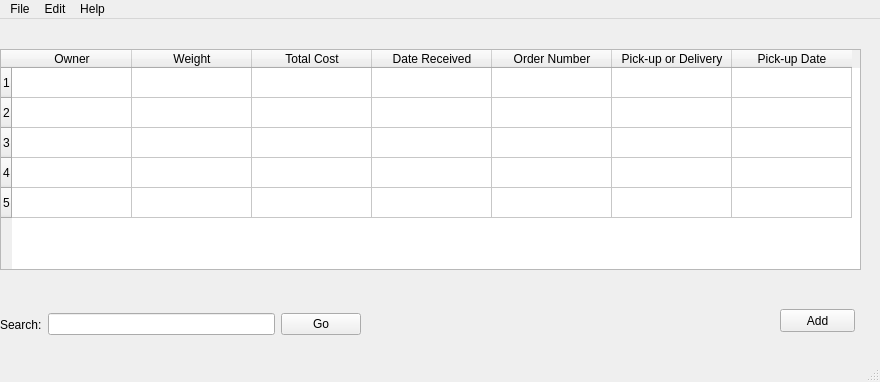
<?xml version="1.0" encoding="UTF-8"?>
<ui version="4.0">
 <class>MainWindow</class>
 <widget class="QMainWindow" name="MainWindow">
  <property name="geometry">
   <rect>
    <x>0</x>
    <y>0</y>
    <width>880</width>
    <height>382</height>
   </rect>
  </property>
  <property name="windowTitle">
   <string>MainWindow</string>
  </property>
  <widget class="QWidget" name="centralwidget">
   <widget class="QTableWidget" name="tableWidget">
    <property name="geometry">
     <rect>
      <x>0</x>
      <y>30</y>
      <width>861</width>
      <height>221</height>
     </rect>
    </property>
    <property name="rowCount">
     <number>5</number>
    </property>
    <property name="columnCount">
     <number>7</number>
    </property>
    <attribute name="horizontalHeaderVisible">
     <bool>true</bool>
    </attribute>
    <attribute name="horizontalHeaderCascadingSectionResizes">
     <bool>false</bool>
    </attribute>
    <attribute name="horizontalHeaderDefaultSectionSize">
     <number>120</number>
    </attribute>
    <attribute name="horizontalHeaderHighlightSections">
     <bool>false</bool>
    </attribute>
    <attribute name="horizontalHeaderShowSortIndicator" stdset="0">
     <bool>false</bool>
    </attribute>
    <attribute name="horizontalHeaderStretchLastSection">
     <bool>false</bool>
    </attribute>
    <attribute name="verticalHeaderVisible">
     <bool>true</bool>
    </attribute>
    <row/>
    <row/>
    <row/>
    <row/>
    <row/>
    <column>
     <property name="text">
      <string>Owner</string>
     </property>
    </column>
    <column>
     <property name="text">
      <string>Weight</string>
     </property>
    </column>
    <column>
     <property name="text">
      <string>Total Cost</string>
     </property>
    </column>
    <column>
     <property name="text">
      <string>Date Received</string>
     </property>
    </column>
    <column>
     <property name="text">
      <string>Order Number</string>
     </property>
    </column>
    <column>
     <property name="text">
      <string>Pick-up or Delivery</string>
     </property>
    </column>
    <column>
     <property name="text">
      <string>Pick-up Date</string>
     </property>
    </column>
   </widget>
   <widget class="QWidget" name="horizontalLayoutWidget">
    <property name="geometry">
     <rect>
      <x>0</x>
      <y>280</y>
      <width>361</width>
      <height>51</height>
     </rect>
    </property>
    <layout class="QHBoxLayout" name="horizontalLayout">
     <item>
      <widget class="QLabel" name="lblSearch">
       <property name="text">
        <string>Search:</string>
       </property>
      </widget>
     </item>
     <item>
      <widget class="QLineEdit" name="lineEdit"/>
     </item>
     <item>
      <widget class="QPushButton" name="pushButton_2">
       <property name="text">
        <string>Go</string>
       </property>
      </widget>
     </item>
    </layout>
   </widget>
   <widget class="QPushButton" name="pushButton">
    <property name="geometry">
     <rect>
      <x>780</x>
      <y>290</y>
      <width>75</width>
      <height>23</height>
     </rect>
    </property>
    <property name="text">
     <string>Add</string>
    </property>
   </widget>
  </widget>
  <widget class="QMenuBar" name="menubar">
   <property name="geometry">
    <rect>
     <x>0</x>
     <y>0</y>
     <width>880</width>
     <height>21</height>
    </rect>
   </property>
   <widget class="QMenu" name="menuFile">
    <property name="title">
     <string>File</string>
    </property>
    <addaction name="actionExit"/>
   </widget>
   <widget class="QMenu" name="menuEdit">
    <property name="title">
     <string>Edit</string>
    </property>
    <addaction name="actionAdd_an_Order"/>
   </widget>
   <widget class="QMenu" name="menuHelp">
    <property name="title">
     <string>Help</string>
    </property>
    <addaction name="actionInfo"/>
    <addaction name="separator"/>
    <addaction name="actionAbout_Us"/>
   </widget>
   <addaction name="menuFile"/>
   <addaction name="menuEdit"/>
   <addaction name="menuHelp"/>
  </widget>
  <widget class="QStatusBar" name="statusbar"/>
  <action name="actionAdd">
   <property name="text">
    <string>Add</string>
   </property>
  </action>
  <action name="actionExit">
   <property name="text">
    <string>Exit</string>
   </property>
  </action>
  <action name="actionInfo">
   <property name="text">
    <string>Info</string>
   </property>
  </action>
  <action name="actionAbout_Us">
   <property name="text">
    <string>About Us</string>
   </property>
  </action>
  <action name="actionAdd_an_Order">
   <property name="text">
    <string>Add an Order</string>
   </property>
  </action>
 </widget>
 <resources/>
 <connections/>
</ui>
